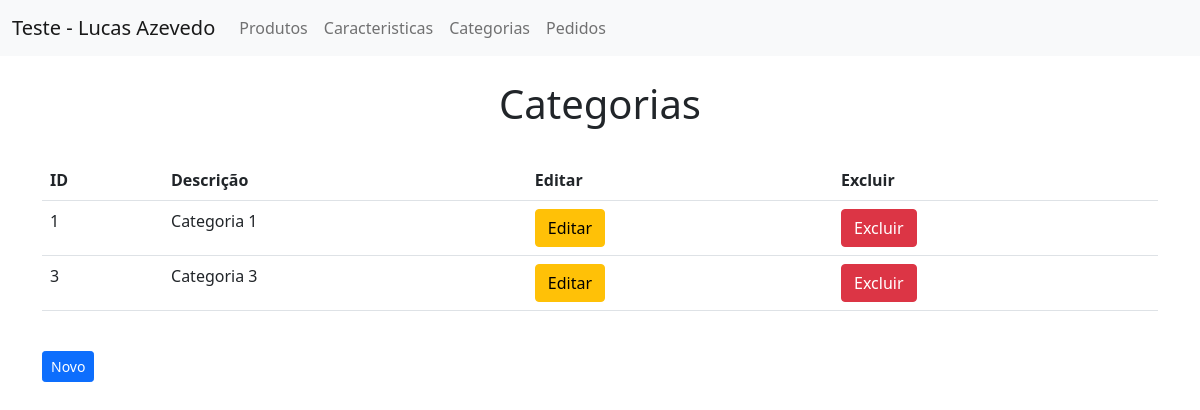
Page /index.php/categoria on the committed database.
### tables this page shows
CREATE TABLE `categorias` (
  `idcategoria` int(11) NOT NULL AUTO_INCREMENT,
  `descricao` varchar(45) NOT NULL,
  PRIMARY KEY (`idcategoria`)
);

### controller/Categoria.php (called while the page is built, shortened)
<?php
class Categoria{
    protected $model = '';
    public function __construct($model)
    {
        $this->model = $model;
    }
    public function index()
    {
        $categoria = $this->model->getAll();
        require 'view/categoria/list.php';
    }
}

### model/CategoriaModel.php (called while the page is built, shortened)
<?php
class CategoriaModel{
    protected $db;
    public function __construct($database)
    {
        $this->db = $database;
    }
    public function getAll()
    {
        $link = $this->db->openDbConnection();
        $result = $link->query('SELECT * FROM categorias ORDER BY idcategoria');
        $return = array();
        while ($row = $result->fetch(PDO::FETCH_ASSOC)) {
            $return[] = $row;
        }
        $this->db->closeDbConnection($link);
		return $return;
    }
}

### view/categoria/list.php (the view, shortened to what this page needs)
	<br>
    <center><h1>Categorias</h1></center>
	<br>
	<div class="table-responsive">
    <table class="table">
        <tr>
            <th>ID</th>
            <th>Descrição</th>
            <th>Editar</th>
            <th>Excluir</th>
        </tr>
        <?php foreach ($categoria as $row): ?>
        <tr>
            <td><?= $row['idcategoria'] ?></td>
            <td><?= $row['descricao'] ?></td>
            <td><a href="<?= __PATHURL?>/index.php/Categoria/edit?id=<?= $row['idcategoria'] ?>" class="btn btn-warning btn-xs"><span class="glyphicon glyphicon-edit"></span> Editar</a></td>
            <td><a href="<?= __PATHURL?>/index.php/Categoria/delete?id=<?= $row['idcategoria']?>" onclick="return confirm('Tem certeza que deseja Excluir essa categoria?')" class="btn btn-danger btn-xs"> <span class="glyphicon glyphicon-trash"></span> Excluir</a></td>
        </tr>
        <?php endforeach ?>
    </table>
	</div>
    <br>
    <a href="<?= __PATHURL?>/index.php/Categoria/create" class="btn btn-primary btn-sm"><span class="glyphicon glyphicon-plus"></span> Novo</a>
<?php include 'view/template.php' ?>

### rows in the picture
categorias: idcategoria "1", descricao "Categoria 1"
categorias: idcategoria "3", descricao "Categoria 3"
